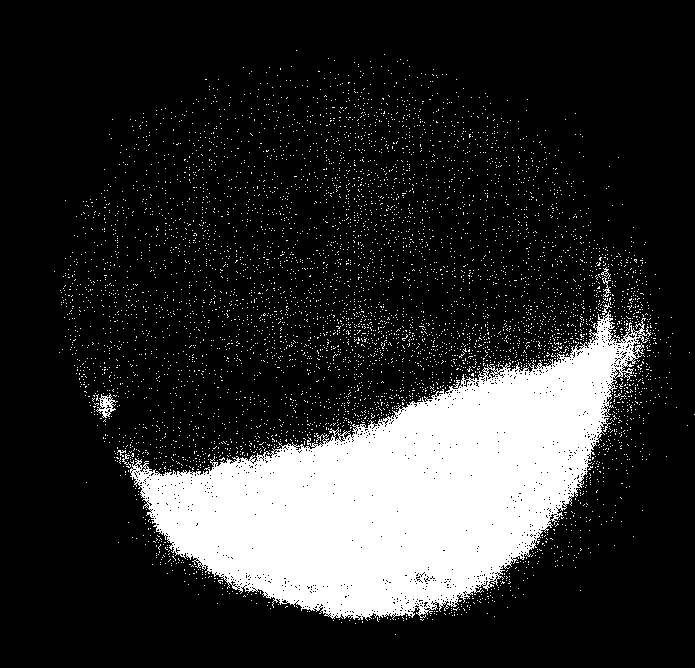
#> input picture examples/images/4_DualSideFusion_crop_1_f001z25_C0.tif, 695 x 668 px
$ jupyter execute --allow-errors pipeline_test.ipynb
#> lines starting #> are read from the running program, lines starting #| are printed output that depends on the picture
#> the answer given: examples/images/4_DualSideFusion_crop_1_f001z25_C0.tif
### cpseg_functions.py
import cpseg_functions as cps

import numpy as np
import pandas as pd

from PIL.Image import fromarray
from skimage.measure import label, regionprops_table
from skimage.morphology import disk, remove_small_objects, skeletonize
from skimage.segmentation import clear_border
from skimage.metrics import mean_squared_error, peak_signal_noise_ratio
import ruptures as rpt
import cv2
from cv2 import morphologyEx, MORPH_CLOSE
from joblib import Parallel, delayed
from glob import glob
import time
from random import randint

def ak_get_filename(imdata_dir):

    imFilename = sorted(glob(imdata_dir + '*_C0.tif'))
    return imFilename

# [394 lines left out: functions add_noise, rot_edge, ak_rotate_edge_overlay, ak_get_edge_xpostion, ak_get_edge, ak_post_process and 2 more, not called in this run]

### pipeline_test.ipynb
Description: Detect edge & evaluate FOM of proposed method with various noise level

Python version: 3.9

[cell 1]
# %% Import libraries
import numpy as np
import matplotlib.pyplot as plt
import skimage.io as io  # v.0.18.1
from skimage.filters import median
from skimage.morphology import disk
from pathlib import Path
from os import sep

[cell 2]
from cv2 import morphologyEx, MORPH_OPEN

[cell 3]
from cpseg_functions import \
    ak_get_filename, add_noise, ak_rotate_edge_overlay, ak_post_process, \
    ak_edge_eval

[cell 4]
# %% Parameters
#imagefile_id = 0  #6                           # id of image file in the folder, i
#noisedensity_id = 0                            # Salt & pepper noise id, k
noisedensity = [0, 0.05, 0.1, 0.4, 0.6, 0.9]    # Salt & pepper noise level list
se_size = 200                                   # Background subtraction
medianValue = [5, 5]#[30, 30]                   # Median filter
y_interval = 2  # 5                             # Sparse scan along y-axis, pixel
rotation_angle = 4 #3                           # 0: 45 degree, 3: semicircle
                                                # 1: 30 degree, 4: semicircle
                                                # 2: 15 degree, 5: semicircle
changepoint_algo = 1                            # 0: number known, 1: number not known
numBorder = 4                                   # Number of change points,
                                                # if changepoint_algo = 1, use PELT for panelized detection
penalty_value = 250000 #100000                  # Penalty cost when numBorder = 0
numlayer = 1                                    # 0: single <- avoid in this workflow
                                                # 1: overlay multiple
model = "linear"                                # "rbf", "linear", "cosine"
postprocess = 1                                 # 0: no, 1:yes
smallNoiseRemov = 1                             # 0:No noise removal
                                                # 1:Connect border, then remove small noises
                                                # 2:Remove small noisess first, then connect
senoise = y_interval * 2                        # Structural element size of morphology opening:default:5
neib = 25                                       # Remove small objects less than neib(pixel) default:100
select_biggest = 0                              # 0: No selection; 1: select biggest
nskeletonize = 1                                # 0: No skeletonization, 1: with skeletonization
evaluation = 1                                  # 0: No evaluation, 1: With evaluation

[cell 5]
# Select image
print("Input image file id (0-9).")
#> (the rest of this cell did not finish here and is left out)

[cell 6]
# Select noise level
print("Input noise level id of salt&pepper noise (0-5).")
#> (the rest of this cell did not finish here and is left out)

[cell 7]
# %% Processing
# Specify directories
imDir = f"examples{sep}images{sep}"
gtDir = f"examples{sep}groundtruth{sep}"
# Get image file name
imFilename = ak_get_filename(imDir)
# Set result containers
nImFile = np.size(imFilename)
nNoiseDensity = np.size(noisedensity)
fom_array = np.zeros((nImFile, nNoiseDensity))
mse_array = np.zeros((nImFile, nNoiseDensity))
# Detect borders using the proposed method & calculate FOM & MSE
I0 = io.imread(imFilename[0])
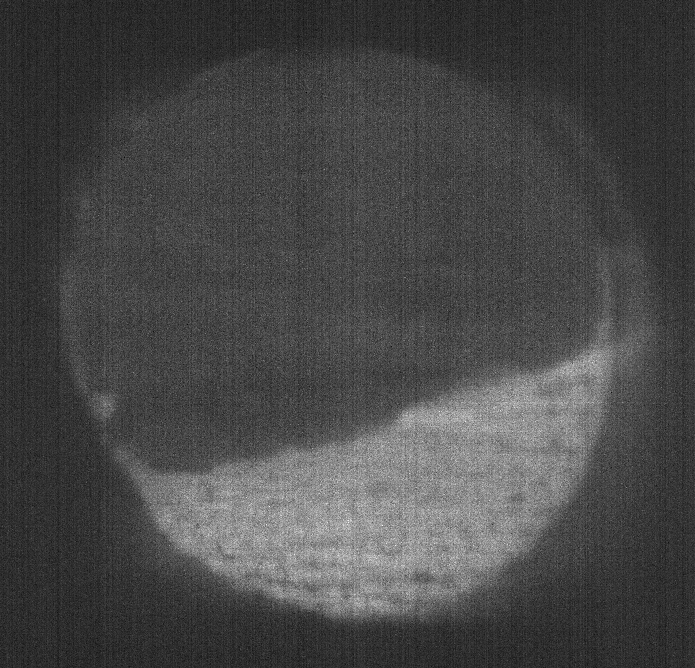
#> I0: shape (668, 695) uint16; min 162, max 420, mean 235.2; drawn with min black and max white
I0 = np.array(I0)
BW_final = np.zeros(I0.shape)  # empty border object
#> (the rest of this cell did not finish here and is left out)
